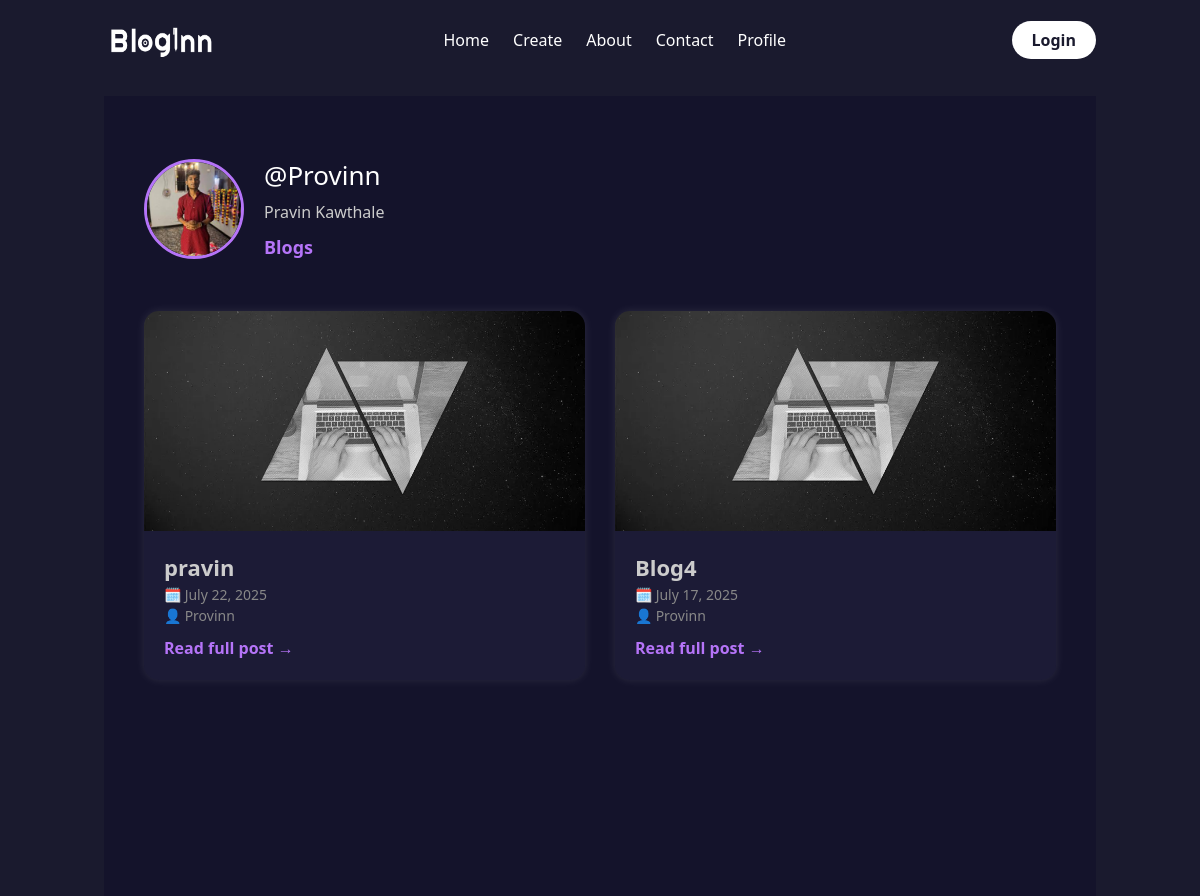
Before: /users/Provinn/ with the older database file.
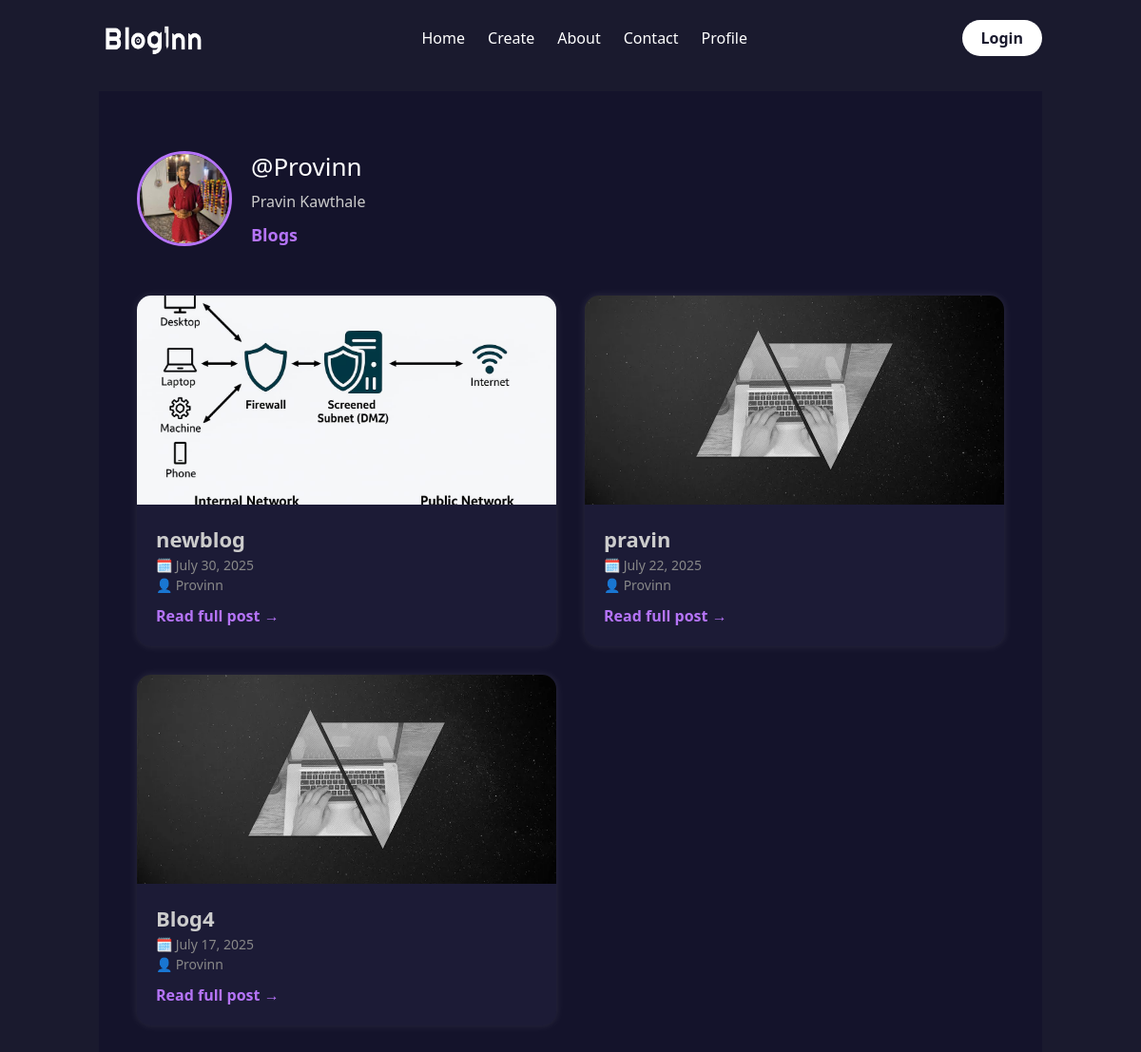
After: the same page with the newer database file.
### blog/models.py (models this page shows, shortened)
class Post(models.Model):
    title=models.CharField(max_length=100)
    content=models.TextField()
    date_posted=models.DateTimeField(default=timezone.now)
    author=models.ForeignKey(User,on_delete=models.CASCADE)
    image=models.ImageField(default="background.jpg",upload_to='blog')
    liked_users = models.ManyToManyField(User, through='Like', related_name='liked_posts')

### blog/views.py (the view)
# urls.py: path("users/<str:username>/",UserPostListView.as_view(),name="user-posts"),
class UserPostListView(ListView):
    model=Post
    template_name="blog/users_post.html"
    context_object_name = 'posts'
    paginate_by=5
    def get_queryset(self):
        user=get_object_or_404(User,username=self.kwargs.get('username'))
        return Post.objects.filter(author=user).order_by('-date_posted')
    def get_context_data(self, **kwargs):
        context = super().get_context_data(**kwargs)
        context['user'] = get_object_or_404(User, username=self.kwargs.get('username'))
        return context

### blog/templates/blog/users_post.html (shortened to what this page needs)
{% extends "blog/base.html" %}
{% block content %}
<div class="user-posts-container">
    {% if posts %}
        <div class="user-profile">
            <div class="user-info">
                {% if user.profile.image %}
                    <img src="{{ user.profile.image.url }}" alt="Profile Picture" class="user-image">
                {% else %}
                    <img src="https://via.placeholder.com/100" alt="No Image" class="user-image">
                {% endif %}
                <div class="user-details">
                    <h2>@{{ user.username }}</h2>
                    <p>{{ user.first_name }} {{ user.last_name }}</p>
                    <div class="post-count">{{ posts.paginator.count }} Blogs</div>
                </div>
            </div>
        </div>
        <div class="grid-container">
            {% for post in posts %}
                <div class="post-card">
                    {% if post.image %}
                        <img src="{{ post.image.url }}" class="post-image" alt="Post Image">
                    {% else %}
                        <img src="https://via.placeholder.com/300x220?text=No+Image" class="post-image" alt="No Image">
                    {% endif %}
                    <div class="post-meta">
                        <h3 class="post-title">{{ post.title }}</h3>
                        <p class="post-date">🗓 {{ post.date_posted|date:"F j, Y" }}</p>
                        <p class="post-author">👤 {{ post.author }}</p>
                        <a class="read-more" href="{% url 'post-detail' post.id %}">Read full post →</a>
                    </div>
                </div>
            {% endfor %}
        </div>
    {% else %}
        <p style="color: #999; font-size: 18px; text-align:center;">No posts available by this user.</p>
    {% endif %}
</div>
{% endblock %}

Changed rows visible on the page:
added Post: image (picture), title "newblog", date_posted "July 30, 2025", author "Provinn"
